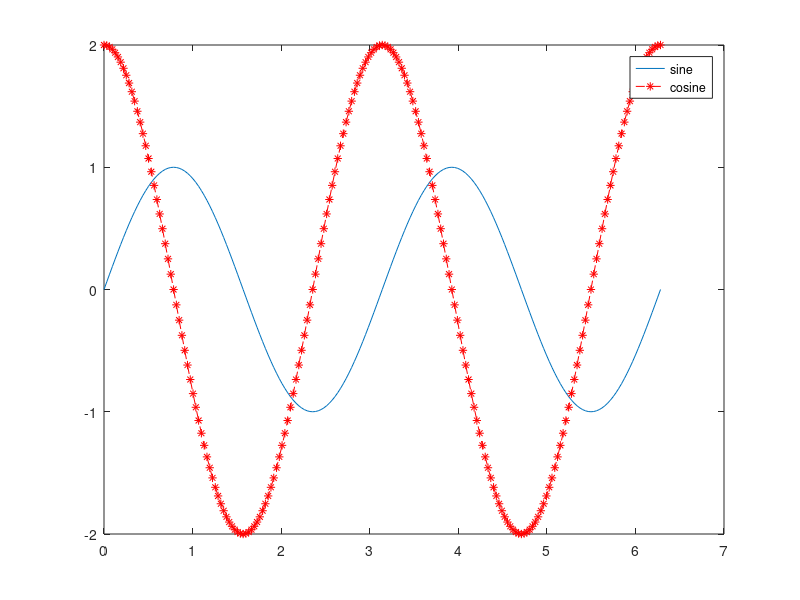

Write MATLAB code to recreate this figure.
clc;
clear;
close all
x=0:pi/100:2*pi;
y1=sin(2*x);
y2=2*cos(2*x);
%plot(x,y1)
%hold on
%plot(x,y2) 
plot(x,y1,x,y2,'r*--')
legend('sine','cosine')